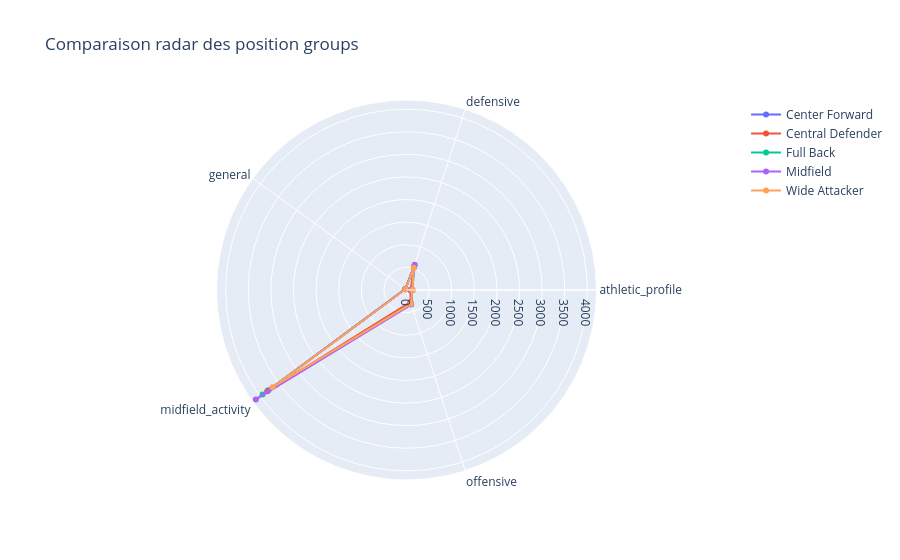

The cell this chart's notebook holds for it:
### Code cell
import plotly.graph_objects as go

categories = df_plot.columns.tolist()
positions = df_plot.index.tolist()

fig = go.Figure()

for pos in positions:
    values = df_plot.loc[pos].tolist()
    values += values[:1]  # fermer le radar

    fig.add_trace(
        go.Scatterpolar(
            r=values, theta=categories + [categories[0]], mode="lines+markers", name=pos
        )
    )

# Layout du radar
fig.update_layout(
    polar=dict(radialaxis=dict(visible=True)),
    title="Comparaison radar des position groups",
    showlegend=True,
)

fig.show()

### Figure 1 — Plotly figure (JSON) as saved in the notebook; plotly's stock layout.template omitted (floating-point values rounded to 4 significant figures)
{"data": [{"mode": "lines+markers", "name": "Center Forward", "r": [122.3, 529.9, 29.85, 3776.0, 326.9, 122.3], "theta": ["athletic_profile", "defensive", "general", "midfield_activity", "offensive", "athletic_profile"], "type": "scatterpolar"}, {"mode": "lines+markers", "name": "Central Defender", "r": [89.17, 535.8, 35.36, 3809.0, 279.7, 89.17], "theta": ["athletic_profile", "defensive", "general", "midfield_activity", "offensive", "athletic_profile"], "type": "scatterpolar"}, {"mode": "lines+markers", "name": "Full Back", "r": [131.4, 560.2, 33.42, 3935.0, 324.9, 131.4], "theta": ["athletic_profile", "defensive", "general", "midfield_activity", "offensive", "athletic_profile"], "type": "scatterpolar"}, {"mode": "lines+markers", "name": "Midfield", "r": [112.1, 588.9, 31.4, 4120.0, 339.6, 112.1], "theta": ["athletic_profile", "defensive", "general", "midfield_activity", "offensive", "athletic_profile"], "type": "scatterpolar"}, {"mode": "lines+markers", "name": "Wide Attacker", "r": [132.1, 516.8, 28.5, 3664.0, 322.1, 132.1], "theta": ["athletic_profile", "defensive", "general", "midfield_activity", "offensive", "athletic_profile"], "type": "scatterpolar"}], "layout": {"polar": {"radialaxis": {"visible": true}}, "showlegend": true, "title": {"text": "Comparaison radar des position groups"}}}
